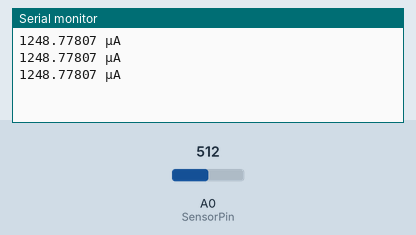
This sketch was run on a simulated Arduino Uno, built with avr-gcc and run on an emulated ATmega328P. On the bench: the last lines printed to the serial monitor. The inputs (shaded band) are chosen by the test bench; at power-on: A0 (SensorPin) = 512.

Above: at 1.3 s.
1.4 s: A0 (SensorPin) set to 716
At 1.9 s:
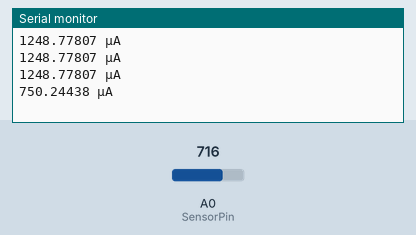
2.9 s: A0 (SensorPin) set to 900
At 3.4 s:
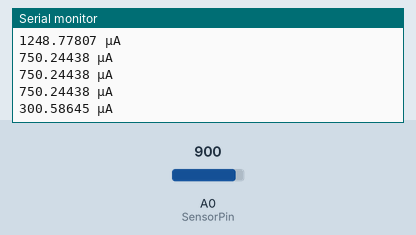
Timing chart, 0 to 5.9 s (numbered marks = the images above; inputs shaded):
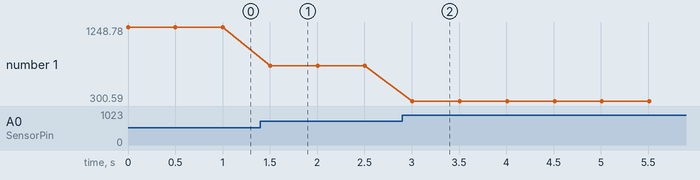

The sketch:

Photodiode_Current_Reading.ino
```cpp
const int SensorPin = A0;
const float resistorValue = 2000.0; // 2kΩ


void setup() {
  Serial.begin(9600);
}

void loop() {
  int sensorValue = analogRead(SensorPin);
  float voltage = sensorValue*(5.0/1023.0); // Convert ADC value to voltage
  float current = (5-voltage) / resistorValue;

  Serial.print(current * 1e6, 5); // Convert to µA
  Serial.println(" µA");

delay(500);
}
```

Measured:
- after the input at 1.4 s, the serial monitor: prints a new line after 0.10 s (image 1)
- after the input at 2.9 s, the serial monitor: prints a new line after 0.11 s (image 2)
- plotted number 1: 1248.78 → 750.24 after the input at 1.4 s, 750.24 → 300.59 after the input at 2.9 s
